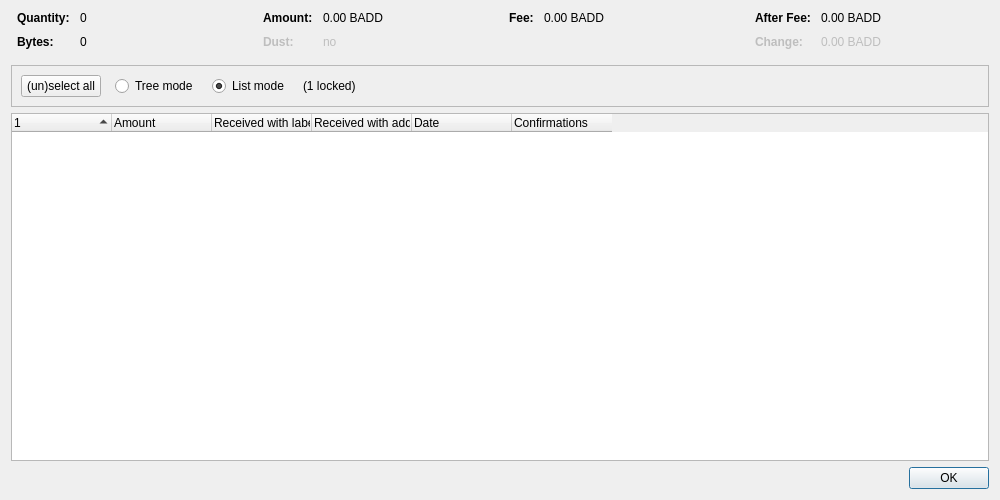
<?xml version="1.0" encoding="UTF-8"?>
<ui version="4.0">
 <class>CoinControlDialog</class>
 <widget class="QDialog" name="CoinControlDialog">
  <property name="geometry">
   <rect>
    <x>0</x>
    <y>0</y>
    <width>1000</width>
    <height>500</height>
   </rect>
  </property>
  <property name="windowTitle">
   <string>Coin Selection</string>
  </property>
  <layout class="QVBoxLayout" name="verticalLayout">
   <item>
    <layout class="QHBoxLayout" name="horizontalLayoutTop" stretch="0,0,0,0">
     <property name="topMargin">
      <number>0</number>
     </property>
     <property name="bottomMargin">
      <number>10</number>
     </property>
     <item>
      <layout class="QFormLayout" name="formLayoutCoinControl1">
       <property name="horizontalSpacing">
        <number>10</number>
       </property>
       <property name="verticalSpacing">
        <number>10</number>
       </property>
       <property name="leftMargin">
        <number>6</number>
       </property>
       <property name="rightMargin">
        <number>6</number>
       </property>
       <item row="0" column="0">
        <widget class="QLabel" name="labelCoinControlQuantityText">
         <property name="font">
          <font>
           <weight>75</weight>
           <bold>true</bold>
          </font>
         </property>
         <property name="text">
          <string>Quantity:</string>
         </property>
        </widget>
       </item>
       <item row="0" column="1">
        <widget class="QLabel" name="labelCoinControlQuantity">
         <property name="cursor">
          <cursorShape>IBeamCursor</cursorShape>
         </property>
         <property name="contextMenuPolicy">
          <enum>Qt::ActionsContextMenu</enum>
         </property>
         <property name="text">
          <string notr="true">0</string>
         </property>
         <property name="textInteractionFlags">
          <set>Qt::LinksAccessibleByMouse|Qt::TextSelectableByKeyboard|Qt::TextSelectableByMouse</set>
         </property>
        </widget>
       </item>
       <item row="1" column="0">
        <widget class="QLabel" name="labelCoinControlBytesText">
         <property name="font">
          <font>
           <weight>75</weight>
           <bold>true</bold>
          </font>
         </property>
         <property name="text">
          <string>Bytes:</string>
         </property>
        </widget>
       </item>
       <item row="1" column="1">
        <widget class="QLabel" name="labelCoinControlBytes">
         <property name="cursor">
          <cursorShape>IBeamCursor</cursorShape>
         </property>
         <property name="contextMenuPolicy">
          <enum>Qt::ActionsContextMenu</enum>
         </property>
         <property name="text">
          <string notr="true">0</string>
         </property>
         <property name="textInteractionFlags">
          <set>Qt::LinksAccessibleByMouse|Qt::TextSelectableByKeyboard|Qt::TextSelectableByMouse</set>
         </property>
        </widget>
       </item>
      </layout>
     </item>
     <item>
      <layout class="QFormLayout" name="formLayoutCoinControl2">
       <property name="horizontalSpacing">
        <number>10</number>
       </property>
       <property name="verticalSpacing">
        <number>10</number>
       </property>
       <property name="leftMargin">
        <number>6</number>
       </property>
       <property name="rightMargin">
        <number>6</number>
       </property>
       <item row="0" column="0">
        <widget class="QLabel" name="labelCoinControlAmountText">
         <property name="font">
          <font>
           <weight>75</weight>
           <bold>true</bold>
          </font>
         </property>
         <property name="text">
          <string>Amount:</string>
         </property>
        </widget>
       </item>
       <item row="0" column="1">
        <widget class="QLabel" name="labelCoinControlAmount">
         <property name="cursor">
          <cursorShape>IBeamCursor</cursorShape>
         </property>
         <property name="contextMenuPolicy">
          <enum>Qt::ActionsContextMenu</enum>
         </property>
         <property name="text">
          <string notr="true">0.00 BADD</string>
         </property>
         <property name="textInteractionFlags">
          <set>Qt::LinksAccessibleByMouse|Qt::TextSelectableByKeyboard|Qt::TextSelectableByMouse</set>
         </property>
        </widget>
       </item>
       <item row="1" column="0">
        <widget class="QLabel" name="labelCoinControlLowOutputText">
         <property name="enabled">
          <bool>false</bool>
         </property>
         <property name="font">
          <font>
           <weight>75</weight>
           <bold>true</bold>
          </font>
         </property>
         <property name="text">
          <string>Dust:</string>
         </property>
        </widget>
       </item>
       <item row="1" column="1">
        <widget class="QLabel" name="labelCoinControlLowOutput">
         <property name="enabled">
          <bool>false</bool>
         </property>
         <property name="cursor">
          <cursorShape>IBeamCursor</cursorShape>
         </property>
         <property name="contextMenuPolicy">
          <enum>Qt::ActionsContextMenu</enum>
         </property>
         <property name="text">
          <string notr="true">no</string>
         </property>
         <property name="textInteractionFlags">
          <set>Qt::LinksAccessibleByMouse|Qt::TextSelectableByKeyboard|Qt::TextSelectableByMouse</set>
         </property>
        </widget>
       </item>
      </layout>
     </item>
     <item>
      <layout class="QFormLayout" name="formLayoutCoinControl3">
       <property name="horizontalSpacing">
        <number>10</number>
       </property>
       <property name="verticalSpacing">
        <number>10</number>
       </property>
       <property name="leftMargin">
        <number>6</number>
       </property>
       <property name="rightMargin">
        <number>6</number>
       </property>
       <item row="0" column="0">
        <widget class="QLabel" name="labelCoinControlFeeText">
         <property name="font">
          <font>
           <weight>75</weight>
           <bold>true</bold>
          </font>
         </property>
         <property name="text">
          <string>Fee:</string>
         </property>
        </widget>
       </item>
       <item row="0" column="1">
        <widget class="QLabel" name="labelCoinControlFee">
         <property name="cursor">
          <cursorShape>IBeamCursor</cursorShape>
         </property>
         <property name="contextMenuPolicy">
          <enum>Qt::ActionsContextMenu</enum>
         </property>
         <property name="text">
          <string notr="true">0.00 BADD</string>
         </property>
         <property name="textInteractionFlags">
          <set>Qt::LinksAccessibleByMouse|Qt::TextSelectableByKeyboard|Qt::TextSelectableByMouse</set>
         </property>
        </widget>
       </item>
      </layout>
     </item>
     <item>
      <layout class="QFormLayout" name="formLayoutCoinControl4">
       <property name="horizontalSpacing">
        <number>10</number>
       </property>
       <property name="verticalSpacing">
        <number>10</number>
       </property>
       <property name="leftMargin">
        <number>6</number>
       </property>
       <property name="rightMargin">
        <number>6</number>
       </property>
       <item row="0" column="0">
        <widget class="QLabel" name="labelCoinControlAfterFeeText">
         <property name="font">
          <font>
           <weight>75</weight>
           <bold>true</bold>
          </font>
         </property>
         <property name="text">
          <string>After Fee:</string>
         </property>
        </widget>
       </item>
       <item row="0" column="1">
        <widget class="QLabel" name="labelCoinControlAfterFee">
         <property name="cursor">
          <cursorShape>IBeamCursor</cursorShape>
         </property>
         <property name="contextMenuPolicy">
          <enum>Qt::ActionsContextMenu</enum>
         </property>
         <property name="text">
          <string notr="true">0.00 BADD</string>
         </property>
         <property name="textInteractionFlags">
          <set>Qt::LinksAccessibleByMouse|Qt::TextSelectableByKeyboard|Qt::TextSelectableByMouse</set>
         </property>
        </widget>
       </item>
       <item row="1" column="0">
        <widget class="QLabel" name="labelCoinControlChangeText">
         <property name="enabled">
          <bool>false</bool>
         </property>
         <property name="font">
          <font>
           <weight>75</weight>
           <bold>true</bold>
          </font>
         </property>
         <property name="text">
          <string>Change:</string>
         </property>
        </widget>
       </item>
       <item row="1" column="1">
        <widget class="QLabel" name="labelCoinControlChange">
         <property name="enabled">
          <bool>false</bool>
         </property>
         <property name="cursor">
          <cursorShape>IBeamCursor</cursorShape>
         </property>
         <property name="contextMenuPolicy">
          <enum>Qt::ActionsContextMenu</enum>
         </property>
         <property name="text">
          <string notr="true">0.00 BADD</string>
         </property>
         <property name="textInteractionFlags">
          <set>Qt::LinksAccessibleByMouse|Qt::TextSelectableByKeyboard|Qt::TextSelectableByMouse</set>
         </property>
        </widget>
       </item>
      </layout>
     </item>
    </layout>
   </item>
   <item>
    <widget class="QFrame" name="frame">
     <property name="minimumSize">
      <size>
       <width>0</width>
       <height>40</height>
      </size>
     </property>
     <property name="frameShape">
      <enum>QFrame::StyledPanel</enum>
     </property>
     <property name="frameShadow">
      <enum>QFrame::Sunken</enum>
     </property>
     <layout class="QHBoxLayout" name="horizontalLayout">
      <item>
       <layout class="QHBoxLayout" name="horizontalLayoutPanel" stretch="0,0,0,0,0">
        <property name="spacing">
         <number>14</number>
        </property>
        <item>
         <widget class="QPushButton" name="pushButtonSelectAll">
          <property name="sizePolicy">
           <sizepolicy hsizetype="Maximum" vsizetype="Fixed">
            <horstretch>0</horstretch>
            <verstretch>0</verstretch>
           </sizepolicy>
          </property>
          <property name="text">
           <string>(un)select all</string>
          </property>
          <property name="autoDefault">
           <bool>false</bool>
          </property>
         </widget>
        </item>
        <item>
         <widget class="QRadioButton" name="radioTreeMode">
          <property name="sizePolicy">
           <sizepolicy hsizetype="Maximum" vsizetype="Fixed">
            <horstretch>0</horstretch>
            <verstretch>0</verstretch>
           </sizepolicy>
          </property>
          <property name="text">
           <string>Tree mode</string>
          </property>
         </widget>
        </item>
        <item>
         <widget class="QRadioButton" name="radioListMode">
          <property name="sizePolicy">
           <sizepolicy hsizetype="Maximum" vsizetype="Fixed">
            <horstretch>0</horstretch>
            <verstretch>0</verstretch>
           </sizepolicy>
          </property>
          <property name="text">
           <string>List mode</string>
          </property>
          <property name="checked">
           <bool>true</bool>
          </property>
         </widget>
        </item>
        <item>
         <widget class="QLabel" name="labelLocked">
          <property name="text">
           <string notr="true">(1 locked)</string>
          </property>
         </widget>
        </item>
        <item>
         <spacer name="horizontalSpacer">
          <property name="orientation">
           <enum>Qt::Horizontal</enum>
          </property>
          <property name="sizeHint" stdset="0">
           <size>
            <width>40</width>
            <height>20</height>
           </size>
          </property>
         </spacer>
        </item>
       </layout>
      </item>
     </layout>
    </widget>
   </item>
   <item>
    <widget class="CoinControlTreeWidget" name="treeWidget">
     <property name="contextMenuPolicy">
      <enum>Qt::CustomContextMenu</enum>
     </property>
     <property name="sortingEnabled">
      <bool>false</bool>
     </property>
     <property name="columnCount">
      <number>6</number>
     </property>
     <attribute name="headerShowSortIndicator" stdset="0">
      <bool>true</bool>
     </attribute>
     <attribute name="headerStretchLastSection">
      <bool>false</bool>
     </attribute>
     <column>
      <property name="text">
       <string/>
      </property>
     </column>
     <column>
      <property name="text">
       <string>Amount</string>
      </property>
     </column>
     <column>
      <property name="text">
       <string>Received with label</string>
      </property>
     </column>
     <column>
      <property name="text">
       <string>Received with address</string>
      </property>
     </column>
     <column>
      <property name="text">
       <string>Date</string>
      </property>
     </column>
     <column>
      <property name="text">
       <string>Confirmations</string>
      </property>
      <property name="toolTip">
       <string>Confirmed</string>
      </property>
     </column>
     <column>
      <property name="text">
       <string/>
      </property>
     </column>
     <column>
      <property name="text">
       <string/>
      </property>
     </column>
     <column>
      <property name="text">
       <string/>
      </property>
     </column>
     <column>
      <property name="text">
       <string/>
      </property>
     </column>
    </widget>
   </item>
   <item>
    <widget class="QDialogButtonBox" name="buttonBox">
     <property name="orientation">
      <enum>Qt::Horizontal</enum>
     </property>
     <property name="standardButtons">
      <set>QDialogButtonBox::Ok</set>
     </property>
    </widget>
   </item>
  </layout>
 </widget>
 <customwidgets>
  <customwidget>
   <class>CoinControlTreeWidget</class>
   <extends>QTreeWidget</extends>
   <header>qt/coincontroltreewidget.h</header>
  </customwidget>
 </customwidgets>
 <resources/>
 <connections/>
</ui>
